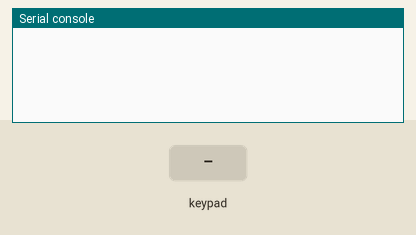
Simulated run of this program. Board: ESP32 board running CircuitPython. Shown: the last lines printed to the serial console. Inputs (shaded band) come from the test bench.

Above: at 1.2 s.
1.3 s: key '1' pressed
At 2.0 s:
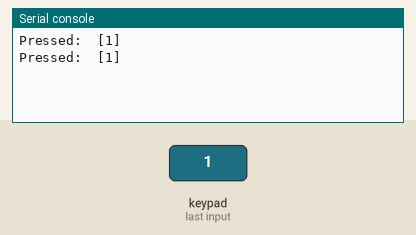
2.8 s: keypad keys 1 2 # pressed 0.4 s apart
At 4.2 s:
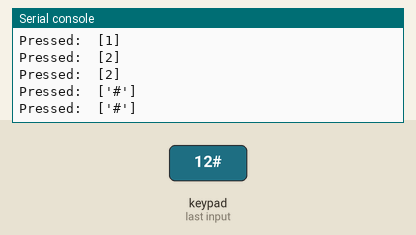
5.5 s: key 'A' pressed
At 6.0 s:
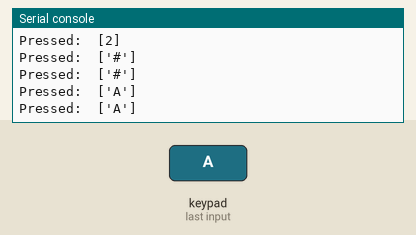
7.0 s: keypad keys 1 2 * pressed 0.4 s apart
At 8.3 s:
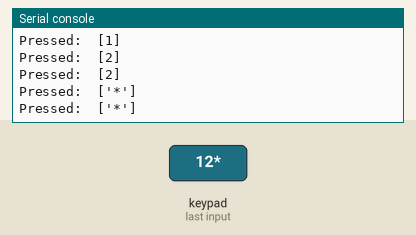
9.7 s: key 'B' pressed
At 10.9 s:
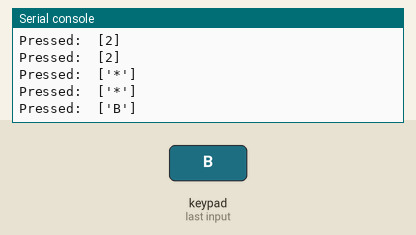
11.2 s: keypad keys 1 2 D pressed 0.4 s apart
At 13.4 s:
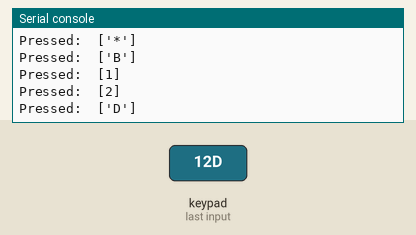

The program:

teclado_matricial.py
```python
from mapeamento import *
import keypad
from digitalio import DigitalInOut
import adafruit_matrixkeypad # adafruit_circuitpython_matrixkeypad
from time import sleep

cols = [DigitalInOut(x) for x in (E_6,E_5,E_4,E_3)]
rows = [DigitalInOut(x) for x in (D_A, D_B, D_C, D_D)]
keys = ((1, 2, 3, "A"), (4, 5, 6, "B"), (7, 8, 9, "C"), ("*", 0, "#", "D"))

keypad = adafruit_matrixkeypad.Matrix_Keypad(rows, cols, keys)

while True:
    keys = keypad.pressed_keys
    if keys:
        print("Pressed: ", keys)
    sleep(0.1)
```

mapeamento.py
```python
import board

C_0 = board.IO8
C_1 = board.IO9
A_0 = board.IO1
A_1 = board.IO2
A_2 = board.IO3
A_3 = board.IO4
A_4 = board.IO5
A_5 = board.IO6
A_6 = board.IO7
A_7 = board.IO10
A_8 = board.IO14
A_9 = board.IO15
A_A = board.IO11
A_B = board.IO12
A_C = board.IO13
B_0 = board.IO1
B_1 = board.IO2
B_2 = board.IO3
B_3 = board.IO4
B_5 = board.IO6
B_6 = board.IO7
B_7 = board.IO10
B_8 = board.IO14
B_A = board.IO11
B_B = board.IO12
D_0 = board.IO44
D_1 = board.IO43
D_2 = board.IO42
D_3 = board.IO41
D_4 = board.IO40
D_5 = board.IO39
D_6 = board.IO38
D_7 = board.IO37
D_8 = board.IO36
D_9 = board.IO35
D_A = board.IO33
D_B = board.IO26
D_C = board.IO21
D_D = board.IO18
E_2 = board.IO42
E_3 = board.IO41
E_4 = board.IO40
E_5 = board.IO39
E_6 = board.IO38
E_9 = board.IO35
```

Measured:
- after the input at 1.3 s, the serial console: prints a new line at once (image 1)
- after the input at 2.8 s, the serial console: prints a new line after 0.42 s (image 2)
- after the input at 5.5 s, the serial console: prints a new line at once (image 3)
- after the input at 7.0 s, the serial console: prints a new line at once (image 4)
- after the input at 9.7 s, the serial console: prints a new line after 0.06 s (image 5)
- after the input at 11.2 s, the serial console: prints a new line after 0.06 s (image 6)
